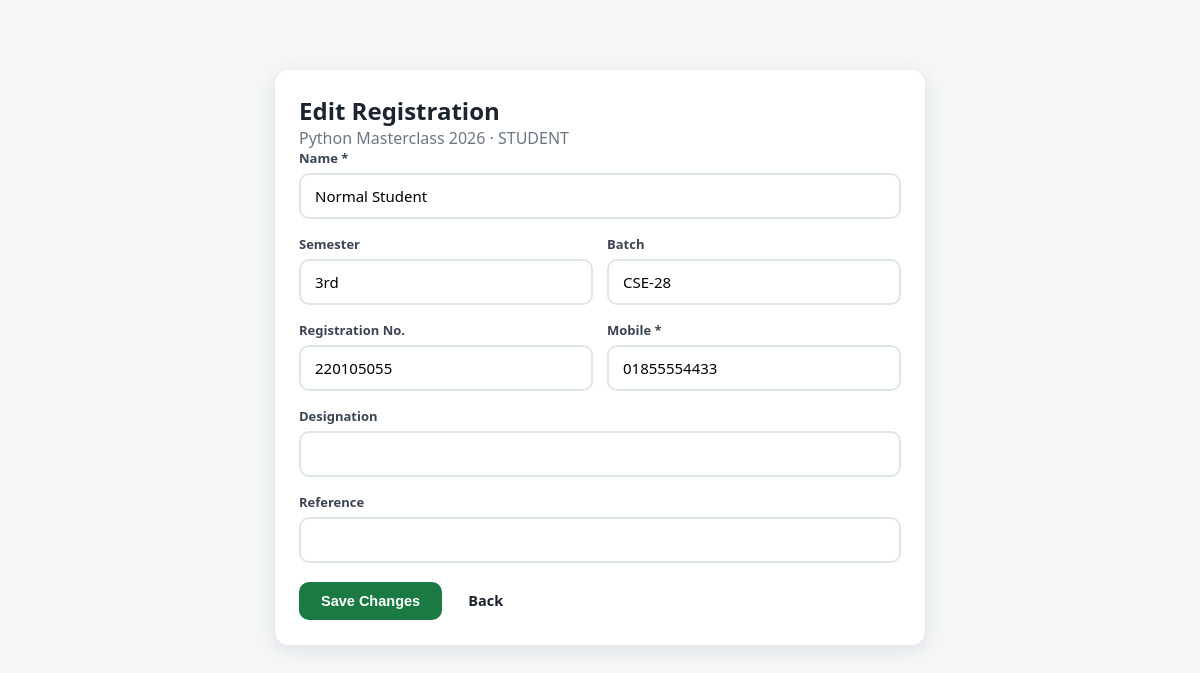
Screenshot of /admin/edit-registration.php?id=18 (signed in) with the database file from the repository.
### tables this page shows
CREATE TABLE registrations (
                id INTEGER PRIMARY KEY AUTOINCREMENT,
                event_id INTEGER NOT NULL,
                role TEXT NOT NULL DEFAULT 'student',
                name TEXT NOT NULL,
                semester TEXT, batch TEXT, reg_no TEXT, designation TEXT,
                mobile TEXT NOT NULL, reference TEXT,
                registered_at TEXT
            , event_role TEXT NULL, edit_used INTEGER NOT NULL DEFAULT 0);

CREATE TABLE events (
  id INTEGER PRIMARY KEY AUTOINCREMENT,
  title TEXT NOT NULL,
  category TEXT NOT NULL DEFAULT 'Other',
  event_date TEXT NOT NULL,
  description TEXT,
  created_at TEXT
, reg_deadline TEXT NULL, custom_roles TEXT NULL);

### includes/functions.php (called while the page is built, shortened)
<?php
function e($str) {
    return htmlspecialchars((string)$str, ENT_QUOTES, 'UTF-8');
}
    ?>

### admin/edit-registration.php (the view, shortened to what this page needs)
<?php
require __DIR__ . '/../includes/config.php';
require __DIR__ . '/../includes/functions.php';
$id=(int)($_GET['id']??0); $st=$pdo->prepare('SELECT r.*,e.title FROM registrations r JOIN events e ON e.id=r.event_id WHERE r.id=?'); $st->execute([$id]); $r=$st->fetch(); if(!$r){header('Location: registrations.php');exit;}
function v($k){global $r; return e($r[$k]??'');}
?><!doctype html><html lang="en"><head><meta charset="UTF-8"><meta name="viewport" content="width=device-width,initial-scale=1"><title>Edit Registration</title><link rel="stylesheet" href="../assets/style.css"></head><body><main class="container"><div class="panel" style="max-width:650px;margin:40px auto"><h2>Edit Registration</h2><p style="color:var(--muted)"><?=v('title')?> · <?=strtoupper(e($r['role']))?></p><?php if($msg):?><div class="alert alert-ok"><?=$msg?></div><?php endif;?><form method="post"><?=csrf_field()?><div class="field"><label>Name *</label><input name="name" required value="<?=v('name')?>"></div><div class="form-row"><div class="field"><label>Semester</label><input name="semester" value="<?=v('semester')?>"></div><div class="field"><label>Batch</label><input name="batch" value="<?=v('batch')?>"></div></div><div class="form-row"><div class="field"><label>Registration No.</label><input name="reg_no" value="<?=v('reg_no')?>"></div><div class="field"><label>Mobile *</label><input name="mobile" required value="<?=v('mobile')?>"></div></div><div class="field"><label>Designation</label><input name="designation" value="<?=v('designation')?>"></div><div class="field"><label>Reference</label><input name="reference" value="<?=v('reference')?>"></div><button class="btn btn-primary" name="save" value="1">Save Changes</button> <a class="btn" href="registrations.php?event=<?=$r['event_id']?>">Back</a></form></div></main></body></html>

### assets/style.css (style rules this page uses)
:root { --green: #1b7a43; --green-dark: #135c32; --green-light: #e8f5ee; --gold: #f2b705; --ink: #1c2430; --muted: #6b7684; --bg: #f4f6f8; --card: #ffffff; --radius: 14px; --shadow: 0 4px 18px rgba(16, 40, 28, 0.10); }
* { margin: 0; padding: 0; box-sizing: border-box; }
html, body { overflow-x: hidden; max-width: 100%; }
body { font-family: 'Segoe UI', system-ui, -apple-system, sans-serif; background: var(--bg); color: var(--ink); }
input, select, textarea, button { max-width: 100%; }
a { text-decoration: none; color: inherit; }
.container { max-width: 1200px; margin: auto; padding: 30px 20px 60px; }
.field { margin-bottom: 16px; }
.field label { display: block; font-size: 13px; font-weight: 700; margin-bottom: 6px; color: #3a4553; }
.field input, .field textarea, .field select { width: 100%; padding: 11px 14px; border: 2px solid #dfe6ea; border-radius: 10px; font-size: 15px; outline: none; font-family: inherit; }
.btn { display: inline-block; border: none; cursor: pointer; font-weight: 700; font-size: 14.5px; padding: 11px 22px; border-radius: 10px; transition: all .2s; }
.btn-primary { background: var(--green); color: #fff; }
.panel { background: #fff; border-radius: var(--radius); box-shadow: var(--shadow); padding: 24px; margin-bottom: 26px; }
.form-row { display: grid; grid-template-columns: 1fr 1fr; gap: 14px; }

### rows the page displays
registrations: event.title "Python Masterclass 2026", role "STUDENT", name "Normal Student", semester "3rd", batch "CSE-28", reg_no "220105055", mobile "01855554433"
